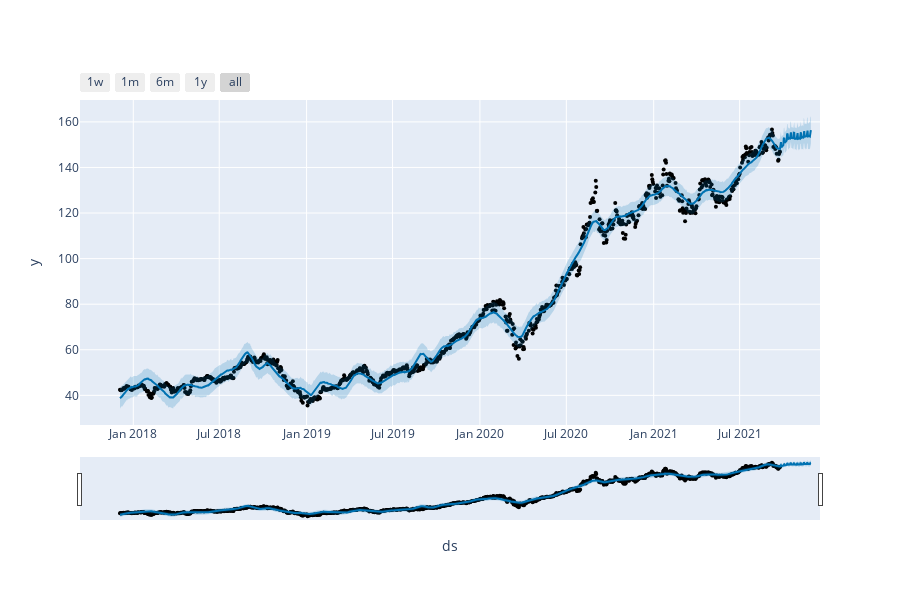

Write notebook code for a chart like this one.
### Code cell
#plot the forecast by calling the Prophet.plot method 
#pass in your forecast dataframe.
from prophet.plot import plot_plotly, plot_components_plotly

plot_plotly(model, forecast)

### Figure 1 — Plotly figure (JSON) as saved in the notebook; plotly's stock layout.template omitted (floating-point values rounded to 4 significant figures; data arrays with more than 128 entries replaced by an {"elided": "..."} marker saying what was removed)
{"data": [{"marker": {"color": "black", "size": 4}, "mode": "markers", "name": "Actual", "type": "scatter", "x": {"elided": "959 str values"}, "y": {"elided": "959 float values"}}, {"hoverinfo": "skip", "line": {"width": 0}, "mode": "lines", "type": "scatter", "x": {"elided": "1024 str values"}, "y": {"elided": "1024 float values"}}, {"fill": "tonexty", "fillcolor": "rgba(0, 114, 178, 0.2)", "line": {"color": "#0072B2", "width": 2}, "mode": "lines", "name": "Predicted", "type": "scatter", "x": {"elided": "1024 str values"}, "y": {"elided": "1024 float values"}}, {"fill": "tonexty", "fillcolor": "rgba(0, 114, 178, 0.2)", "hoverinfo": "skip", "line": {"width": 0}, "mode": "lines", "type": "scatter", "x": {"elided": "1024 str values"}, "y": {"elided": "1024 float values"}}], "layout": {"height": 600, "showlegend": false, "width": 900, "xaxis": {"rangeselector": {"buttons": [{"count": 7, "label": "1w", "step": "day", "stepmode": "backward"}, {"count": 1, "label": "1m", "step": "month", "stepmode": "backward"}, {"count": 6, "label": "6m", "step": "month", "stepmode": "backward"}, {"count": 1, "label": "1y", "step": "year", "stepmode": "backward"}, {"step": "all"}]}, "rangeslider": {"visible": true}, "title": {"text": "ds"}, "type": "date"}, "yaxis": {"title": {"text": "y"}}}}
